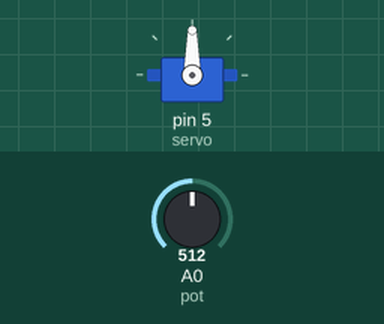
The sketch below on a simulated Arduino Uno, built with avr-gcc and run on an emulated ATmega328P. Parts: servo. The test bench sets the inputs (shaded band); at power-on: A0 (pot) = 512. What the sketch prints to the serial monitor is not drawn.

Above: at 1.2 s.
1.3 s: A0 (pot) set to 716
At 1.9 s:
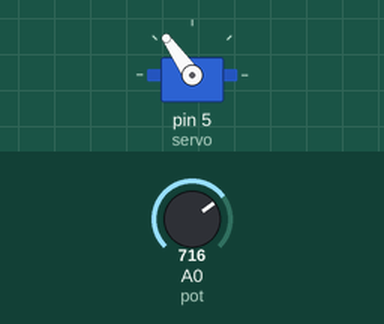
2.8 s: A0 (pot) set to 900
At 4.0 s:
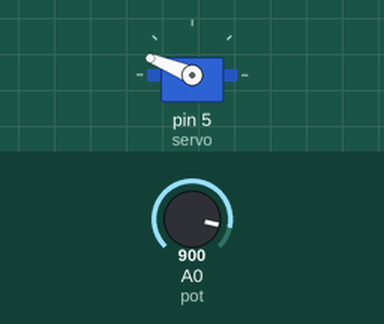
4.3 s: A0 (pot) set to 1023
At 5.3 s:
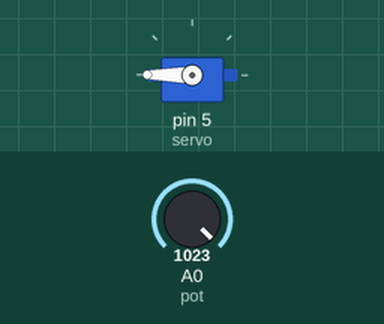
5.8 s: A0 (pot) set to 306
At 6.3 s:
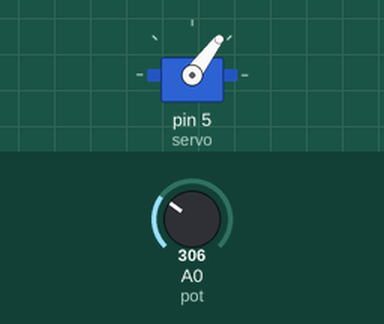
7.3 s: A0 (pot) set to 122
At 8.5 s:
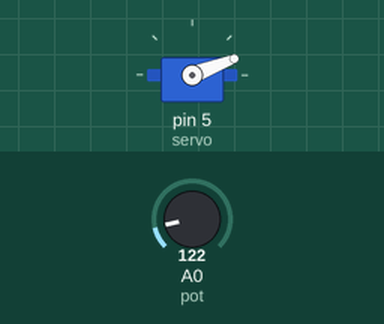
8.8 s: A0 (pot) set to 0
At 9.8 s:
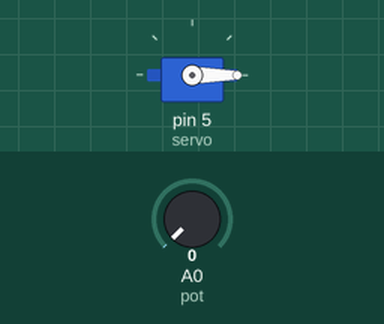
Timing chart, 0 to 11.3 s (numbered marks = the images above; inputs shaded):
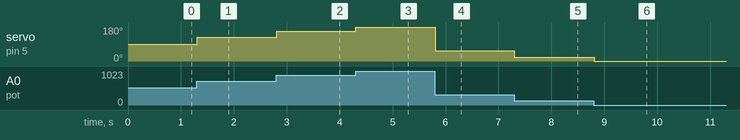

The sketch:

sketch_nov03a.ino
```cpp
#include<Servo.h>
Servo servo;

int sudut;
const int pot = A0;
int hasilPot;

void setup() {
  Serial.begin(9600);
  pinMode(pot,INPUT);
  servo.attach(5);
}

void loop() {
  hasilPot = analogRead(pot);
  sudut = map(hasilPot,0,1023,0,180);
  servo.write(sudut);
  Serial.println(hasilPot);
//  delay(100);
  Serial.println(sudut);
  Serial.print("");

}
```

Measured:
- after the input at 1.3 s, servo on pin 5 (servo): 90° → 125° at once
- after the input at 2.8 s, servo on pin 5 (servo): 125° → 158° at once
- after the input at 4.3 s, servo on pin 5 (servo): 158° → 180° at once
- after the input at 5.8 s, servo on pin 5 (servo): 180° → 53° at once
- after the input at 7.3 s, servo on pin 5 (servo): 53° → 21° at once
- after the input at 8.8 s, servo on pin 5 (servo): 21° → 0° at once
